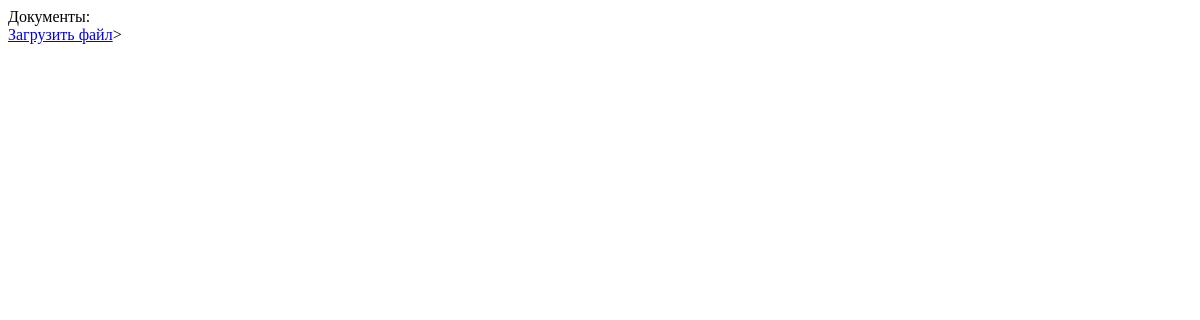
/documents/, run on an earlier commit of the app's database.
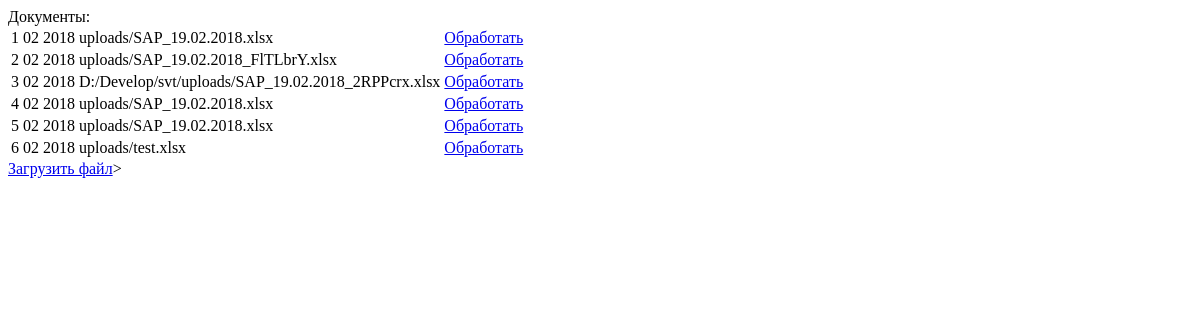
And on a later commit of the database.
### documents/models.py (models this page shows, shortened)
class SvtPeriod(models.Model):
    year_of_service = models.CharField(max_length=4, editable=True)
    month_of_service = models.CharField(max_length=2, editable=True)
    upload = models.FileField(upload_to=u'uploads')

### documents/views.py (the view)
def start(request):
    docs = SvtPeriod.objects.all()
    context = {'docs':docs}
    return render(request, 'documents/index.html', context)

### templates/documents/index.html (shortened to what this page needs)
<!DOCTYPE html>
<html lang="ru">
<head>
</head>
<body>
Документы:
<table>
    {% for i in docs %}
        <tr>
            <td>{{ i.id }}</td>
            <td>{{ i.month_of_service }}</td>
            <td>{{ i.year_of_service }}</td>
            <td>{{ i.upload }}</td>
            <td><a href="/documents/load_to_db/{{ i.id }}">Обработать</td>
        </tr>
    {% endfor %}
</table>
<a href="\documents\load_sap_file\">Загрузить файл</a>>
</body>
</html>

What changed in the data, as far as the page shows it:
added SvtPeriod: id "1", month_of_service "02", year_of_service "2018", upload "uploads/SAP_19.02.2018.xlsx"
added SvtPeriod: id "2", month_of_service "02", year_of_service "2018", upload "uploads/SAP_19.02.2018_FlTLbrY.xlsx"
added SvtPeriod: id "3", month_of_service "02", year_of_service "2018", upload "D:/Develop/svt/uploads/SAP_19.02.2018_2RPPcrx.xlsx"
added SvtPeriod: id "4", month_of_service "02", year_of_service "2018", upload "uploads/SAP_19.02.2018.xlsx"
added SvtPeriod: id "5", month_of_service "02", year_of_service "2018", upload "uploads/SAP_19.02.2018.xlsx"
added SvtPeriod: id "6", month_of_service "02", year_of_service "2018", upload "uploads/test.xlsx"
